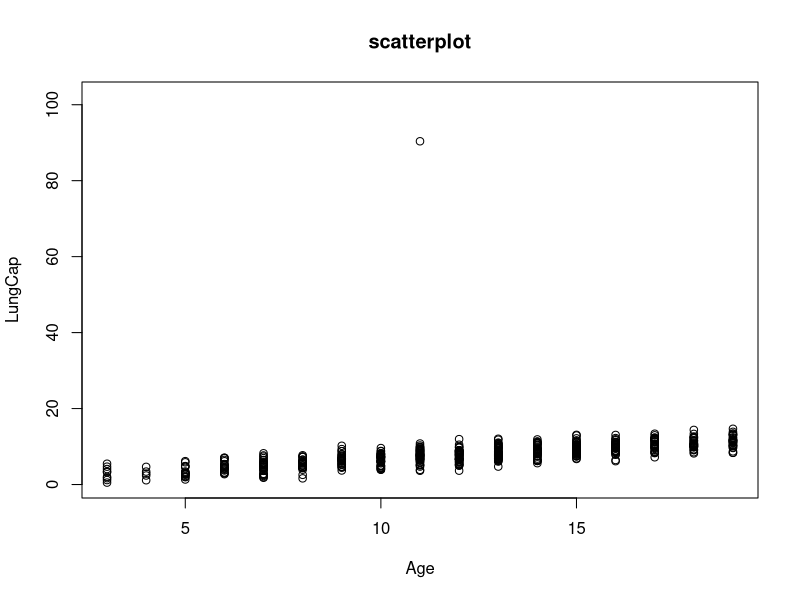

Source code (R): (Note: this script raises an error after producing the figure.)
data <- read.csv("Lungcap.csv")
?attach
attach(data)
View(data)
str(data)
summary(data)
data <- data[ , -1]

?lm
?abline

#Handling NA's
data$LungCap[is.na(data$LungCap)] <- mean(data$LungCap, na.rm = T)
data$Age[is.na(data$Age)] <- mean(data$Age, na.rm = T)
data$Height[is.na(data$Height)] <- mean(data$Height, na.rm = T)

#Normalization
nor <- function(x) {
  (x - min(x)) / (max(x) - min(x))
}

norm <- as.data.frame(lapply(data[ , c(1, 2, 3)], nor))
summary(norm)
plot(Age, LungCap, main = "scatterplot")
model <- lm(LungCap~Age)
summary(model)
attribute(model)
abline(model, col=2, lwd=3)